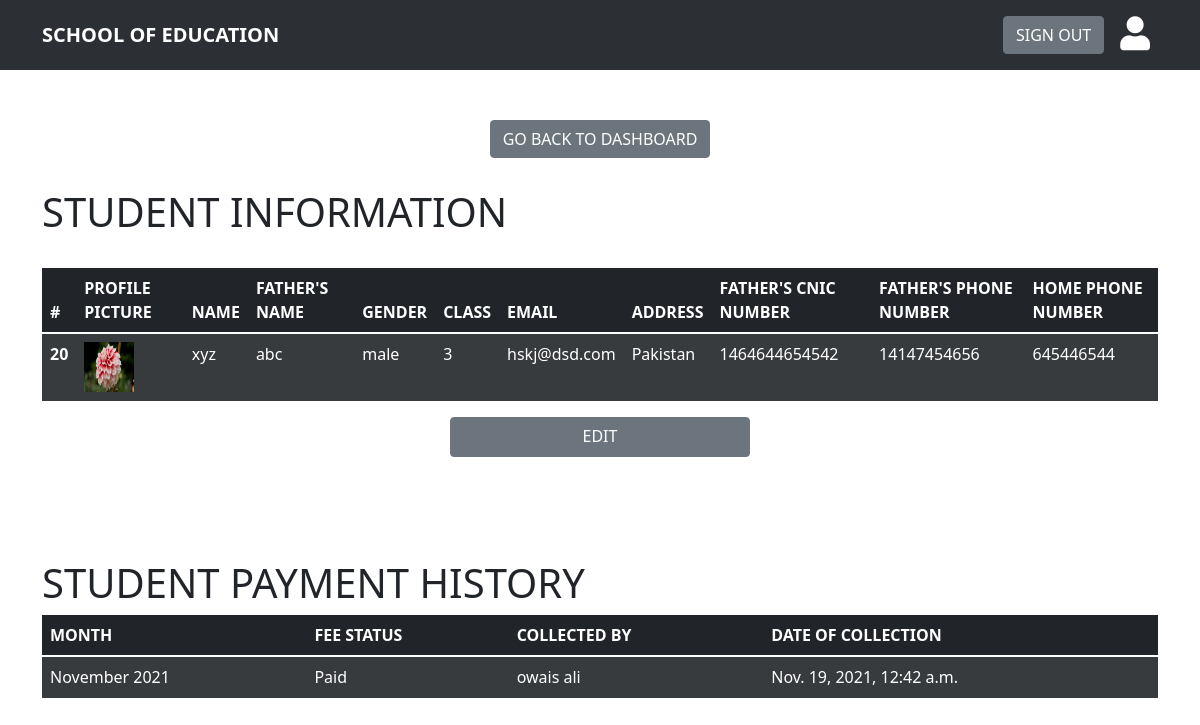
The app's page /class/student_data/20 with its own data.
### feesdata/models.py (models this page shows)
class Student_registration(models.Model):
    name = models.CharField('First Name', null=False, max_length=200)
    father_name = models.CharField('Father Name', null=False, max_length=200)
    father_cnic_no = models.CharField('Father CNIC no', null=False, max_length=15)
    grade = models.IntegerField('Class', null=False)
    father_contact_no = models.CharField('Father Contact no', null=False, max_length=12)
    email = models.EmailField('Email Address', blank=True)
    home_phone_no = models.CharField('Home Phone No', null=True, blank=True, max_length=15)
    address = models.TextField('Address')
    gender = models.CharField("Gender", null=False, max_length=6)
    image = models.ImageField(default='images/profile_pic.png', upload_to='images/')

class fees_collection(models.Model):
    fee_id = models.ForeignKey(Student_registration, on_delete=models.CASCADE)
    month = models.CharField("Month", max_length=20,
                             default=datetime.datetime.now().strftime("%B") + " "
                                     + datetime.datetime.now().strftime("%Y"))
    status = models.CharField("Status", max_length=100, null=False)
    payment_date = models.DateTimeField('Payment Date'
                                        , default=datetime.datetime.now)
    collected_by = models.CharField("Collector Name", max_length=200, null=False)

### feesdata/views.py (the view)
# urls.py: path('class/student_data/<int:id>', views.student_data, name='student_data'),
def student_data(request, id):
    if request.session.has_key:
        if request.POST:
            name = request.POST['name']
            father_name = request.POST['father_name']
            grade = request.POST['class']
            cnic_no = request.POST['cnic']
            father_contact_number = request.POST['father_contact_number']
            email = request.POST['email']
            home_phone_no = request.POST['home_contact_number']
            address = request.POST['address']
            img = request.FILES.get('img', False)
            gender = request.POST['gender']
            obj = models.Student_registration.objects.filter(id=id)
            obj.update(
                name=name,
                father_name=father_name,
                father_cnic_no=cnic_no,
                grade=grade,
                father_contact_no=father_contact_number,
                email=email,
                home_phone_no=home_phone_no,
                address=address,
                gender=gender,
            )
            obj = models.Student_registration.objects.get(id=id)
            if img != False:
                obj.image = img
                obj.save()
            return redirect("student_data", id=id)
        else:
            data = models.Student_registration.objects.all().filter(id=id)
            fees_data = models.fees_collection.objects.all().filter(fee_id=id)
            return render(request, 'feesdata/pages/student_detail.html', {'data': data, 'fee_data': fees_data})

### feesdata/templates/feesdata/pages/student_detail.html (shortened to what this page needs)
<!DOCTYPE html>
<html lang="en">
<head>
	{% load static %}
    <link rel="stylesheet" href="{% static 'style.css' %}">
    <link href="https://cdn.jsdelivr.net/npm/bootstrap@5.1.3/dist/css/bootstrap.min.css" rel="stylesheet">
    <link href="https://cdnjs.cloudflare.com/ajax/libs/font-awesome/5.13.0/css/all.min.css" rel="stylesheet">
</head>
<body>
    <nav class="navbar navbar-expand-lg" >
        <div class="container">
          <a class="navbar-brand" href="index.html">SCHOOL OF EDUCATION</a>
            <ul class="navbar-nav ms-auto">
              <li class="nav-item">
                <a class="nav-link active" aria-current="page" href="{% url 'logout' %}">
                  <button type="button" class="btn btn-secondary">
                  SIGN OUT</button>
                </a>
              </li>
              <li class="nav-item">
                <a class="nav-link active" aria-current="page" href="profilepage.html">
                  <i class="fas fa-user" style="font-size: 34px;color:white;"></i>
                </a>
              </li>
            </ul>
        </div>
      </nav>
    {% for data in data %}
      <div style="display: flex; justify-content: center; margin-top: 50px;">
          <div>
              <a href="{% url 'dashboard'%}">
                  <button class="btn btn-secondary">GO BACK TO DASHBOARD</button>
                </a>
            </div>
      </div>
    {% endfor %}
      <div class="container">
        <h1 class="dashboard-heading">STUDENT INFORMATION</h1>
        <br />
        <div style="display: flex;  justify-content: space-evenly; flex-wrap: wrap;">
        <div  class="table-responsive">
            <table class="table table-dark">
                <thead>
                  <tr>
                    <th scope="col">#</th>
                    <th scope="col">PROFILE PICTURE</th>
                    <th scope="col">NAME</th>
					<th scope="col">FATHER'S NAME</th>
                    <th scope="col">GENDER</th>
                    <th scope="col">CLASS</th>
                    <th scope="col">EMAIL</th>
                    <th scope="col">ADDRESS</th>
                    <th scope="col">FATHER'S CNIC NUMBER</th>
                    <th scope="col">FATHER'S PHONE NUMBER</th>
					<th scope="col">HOME PHONE NUMBER</th>
                  </tr>
                </thead>
                <tbody>
				{% for data in data %}
                  <tr class="table-active">
                    <td scope="row">
                        <a href="#" style="color: white; text-decoration: none; font-weight: 700;">{{data.id}}</a>
                    </td>
                    <td>
                        <img src="{{data.image.url}}" height="50px" width="50px" alt="" srcset="">
                    </td>
                    <td>{{data.name}}</td>
					<td>{{data.father_name}}</td>
                    <td>{{data.gender}}</td>
                    <td>
                    {{data.grade}}
                    </td>
                    <td>{{data.email}}</td>
                    <td>{{data.address}}</td>
                    <td>{{data.father_cnic_no}}</td>
                    <td>{{data.father_contact_no}}</td>
					<td>{{data.home_phone_no}}</td>
                  </tr>
                </tbody>
              </table>
       </div>
    <div>
          <a
             type='submit'
             href="{% url 'edit_student_data' data.id %}"
             class='btn btn-secondary'
             style="width: 300px; height: 40px;"
          >EDIT
           </a>
    </div>
</div>
           {% endfor %}
  <br>
  <br><br>
	        <h1 class="dashboard-heading">STUDENT PAYMENT HISTORY</h1>
    <div class="table-responsive">
      <table class="table table-dark">
        <thead>
          <tr>
            <th scope="col">MONTH</th>
            <th scope="col">FEE STATUS</th>
            <th scope="col">COLLECTED BY</th>
            <th scope="col">DATE OF COLLECTION</th>
          </tr>
        </thead>
        <tbody>
			{% for fd in fee_data %}
          <tr class="table-active">
            <td scope="row">{{fd.month}}</td>
            <td>{{fd.status}}</td>
            <td>{{fd.collected_by}}</td>
            <td>{{fd.payment_date}}</td>
          </tr>
        {% endfor %}
        </tbody>
      </table>
    </div>
</body>
</html>

### feesdata/static/style.css (style rules this page uses)
.navbar { background-color: #2c3034; }
.navbar-brand { font-weight: 900; color: white; }
.dashboard-heading { margin-top: 30px; }

### records on screen
Student_registration: id "20", image (picture), name "xyz", father_name "abc", gender "male", grade "3", email "hskj@dsd.com", address "Pakistan", father_cnic_no "1464644654542", father_contact_no "14147454656", home_phone_no "645446544"
fees_collection: month "November 2021", status "Paid", collected_by "owais ali", payment_date "Nov. 19, 2021, 12:42 a.m."
